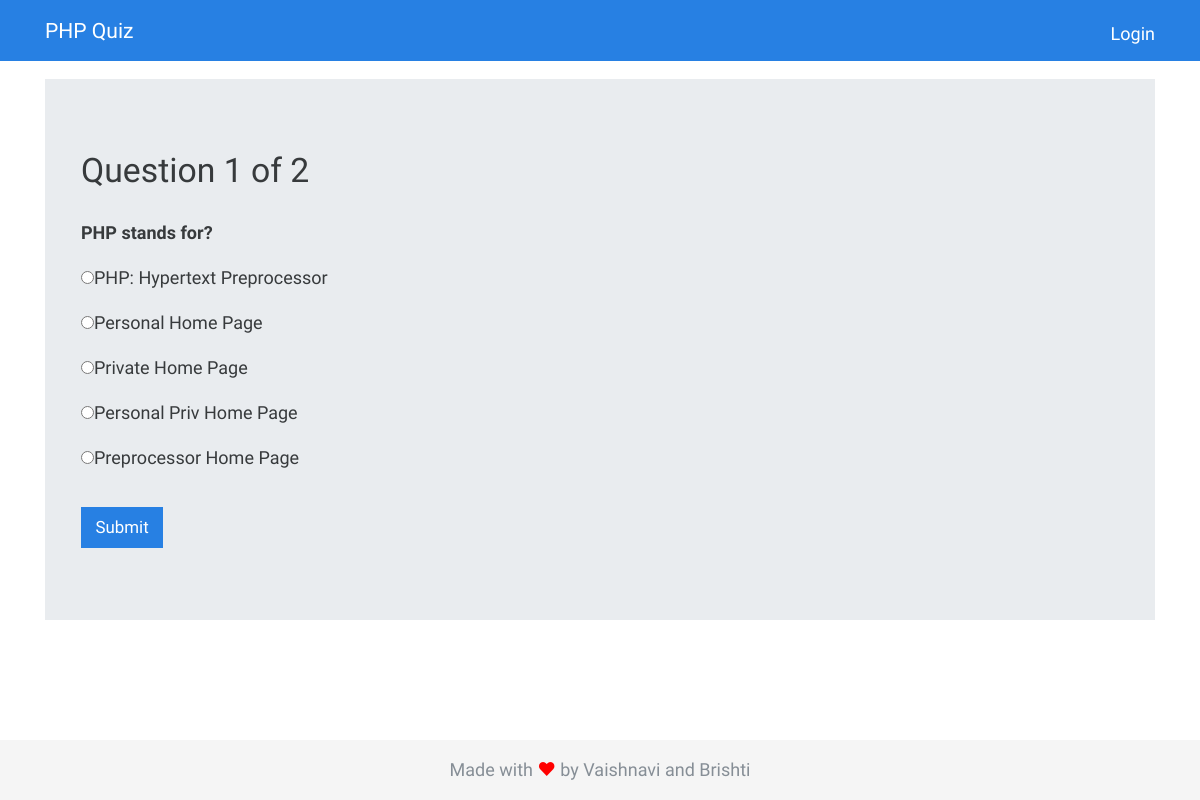
Before: /questions.php?n=1 with the older database file.
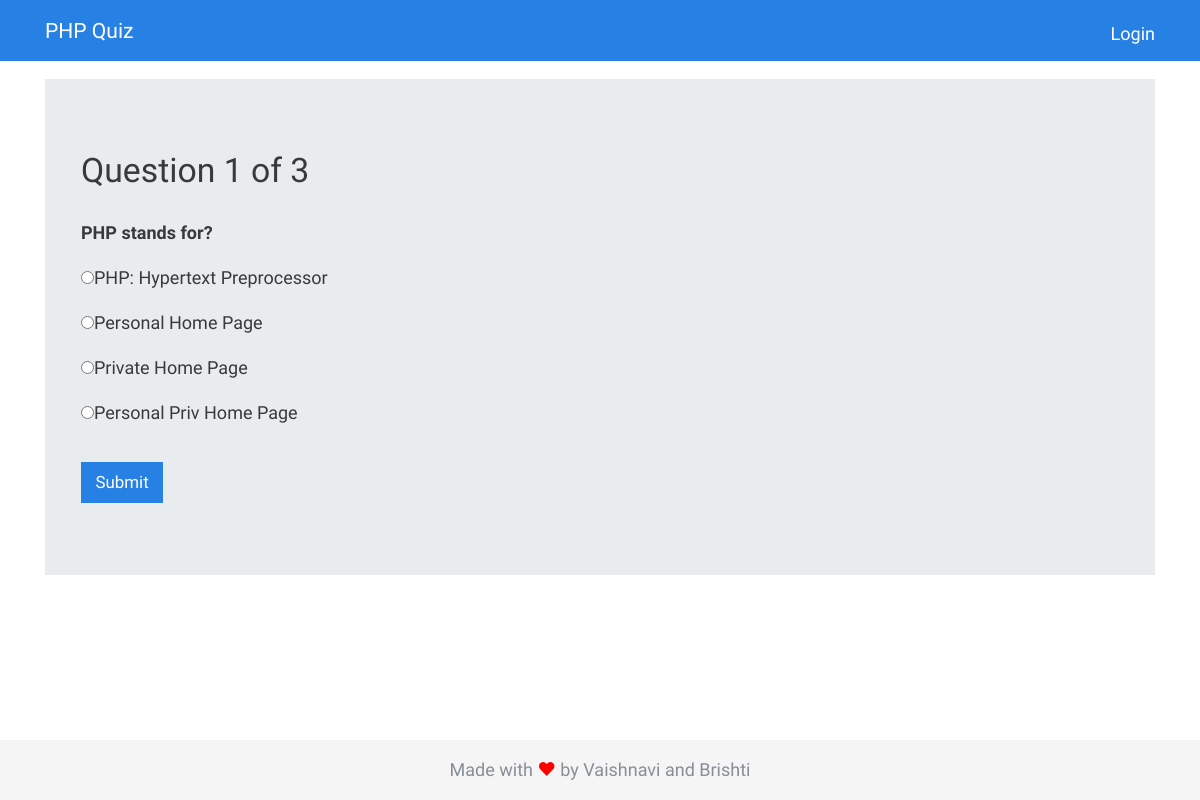
After: the same page with the newer database file.
### tables this page shows
CREATE TABLE `questions` (
  `question_no` int(10) NOT NULL,
  `question_text` text NOT NULL
);

CREATE TABLE `answers` (
  `id` int(10) NOT NULL,
  `question_no` int(10) NOT NULL,
  `is_correct` tinyint(1) NOT NULL DEFAULT '0',
  `answer_text` text NOT NULL
);

### questions.php (the view, shortened to what this page needs)
<?php require("./includes/header.php") ?>
<?php
  $number = (int) $_GET['n'];
  $query = "SELECT * FROM questions";
  $result = $conn -> query($query) or die();
  $no_of_questions = $result -> num_rows;
  $query = "SELECT * FROM questions WHERE question_no = $number";
  $result = $conn -> query($query) or die();
  $question = $result->fetch_assoc();
  $query = "SELECT * FROM answers WHERE question_no = $number";
  $results = $conn -> query($query) or die();
?>
<div class="container mt-3">
      <div class="jumbotron">
        <h2 class="current display-5">Question <?php echo $question['question_no']; ?> of <?php echo $no_of_questions; ?></h2>
        <p class="question mt-4"><b><?php echo $question['question_text']; ?></b></p>
        <form action="action.php" method="POST">
          <?php while($answers = $results->fetch_assoc()): ?>
          <div class="form-group">
              <input type="radio" name="answer" value="<?php echo $answers['id'] ?>" /><?php echo $answers['answer_text'] ?>
          </div>
          <?php endwhile; ?>
          <input class="btn btn-primary mt-3" type="submit" value="Submit" />
        </form>
      </div>
    </div>
<?php require("./includes/footer.php") ?>

### includes/header.php (shortened to what this page needs)
<!DOCTYPE html>
<html lang="en">
  <head>
    <link
      rel="stylesheet"
      href="https://stackpath.bootstrapcdn.com/bootswatch/4.3.1/cosmo/bootstrap.min.css"
    />
    <link rel="stylesheet" href="styles/style.css" />
  </head>
  <body>
    <nav class="navbar navbar-expand-sm navbar-dark bg-primary">
      <div class="container">
        <a class="navbar-brand" href="/php quiz/index.php">PHP Quiz</a>
        <div class="collapse navbar-collapse" id="navbarColor01">
          <ul class="navbar-nav ml-auto">
          <?php if(!isset($_SESSION['user'])): ?>
            <li class="nav-item"><a href="/php quiz/login.php">Login</a> </li>
          <?php endif; ?>
          </ul>
        </div>
      </div>
    </nav>

### includes/footer.php (shortened to what this page needs)
    <footer class="footer">
      <div class="container text-center">
        <span class="text-muted"
          >Made with <span class="heart"> &hearts;</span> by Vaishnavi and
          Brishti</span
        >
      </div>
    </footer>
  </body>
</html>

### styles/style.css (style rules this page uses)
* { margin: 0; padding: 0; font-size: 18px; }
html { position: relative; min-height: 100%; }
a { text-decoration: none; color: white; }
ul { list-style-type: none; }
ul li { margin-top: 5px; }
.heart { color: red; }
.footer { position: absolute; bottom: 0; width: 100%; height: 60px; line-height: 60px; background-color: #f5f5f5; }

Changed rows visible on the page:
removed answers: answer_text "Preprocessor Home Page"
Other visible differences:
$no_of_questions: "2" → "3"
